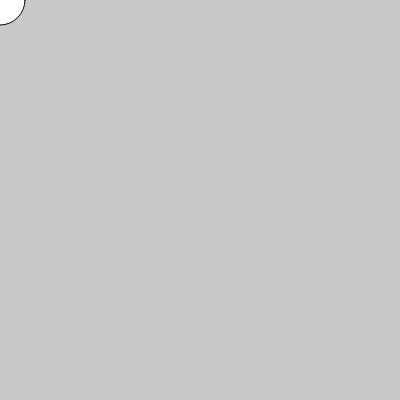
Frame 1 (no input)
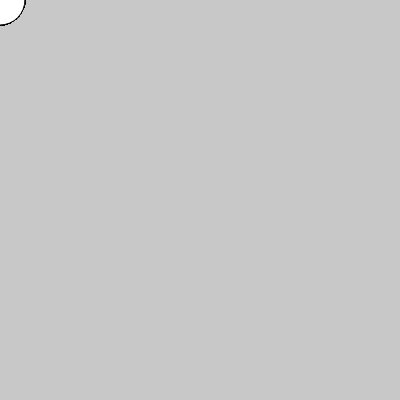
Frame 60 (no input)
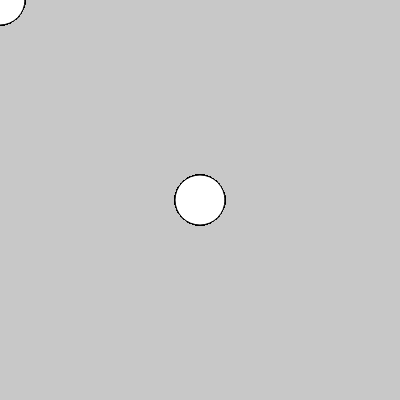
Frame 120 (the mouse pressed at the canvas centre since frame 60)

The p5.js sketch that drew these frames (run headless with seeded random() and noise() and a simulated clock; from frame 60 on, the mouse is pressed at the canvas centre):

// p5.js sketch
// ── sketch.js
function setup() {
    createCanvas(400, 400);
    background(200);
}
function draw() {
    ellipse(mouseX, mouseY, 50, 50);
}
